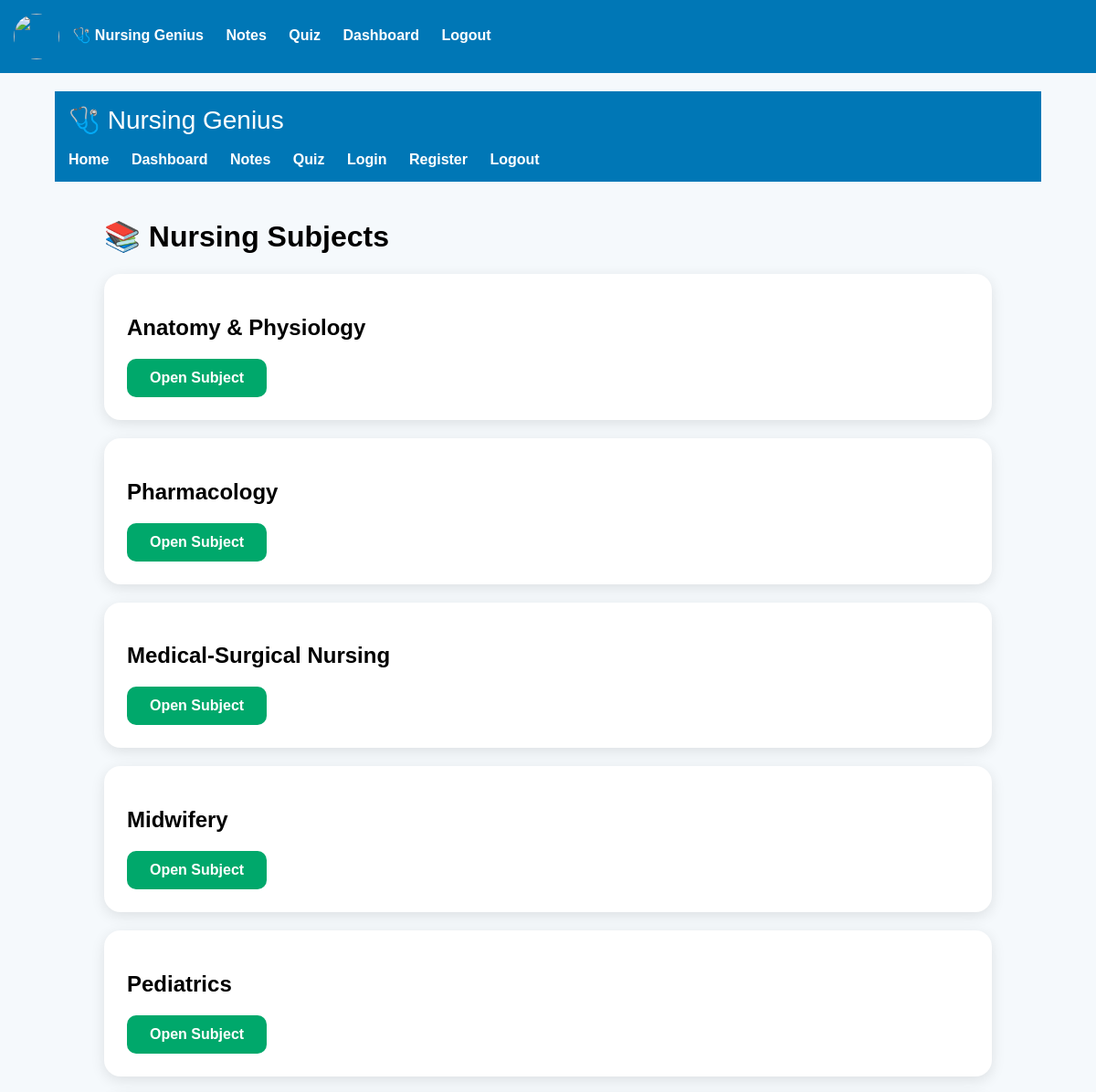
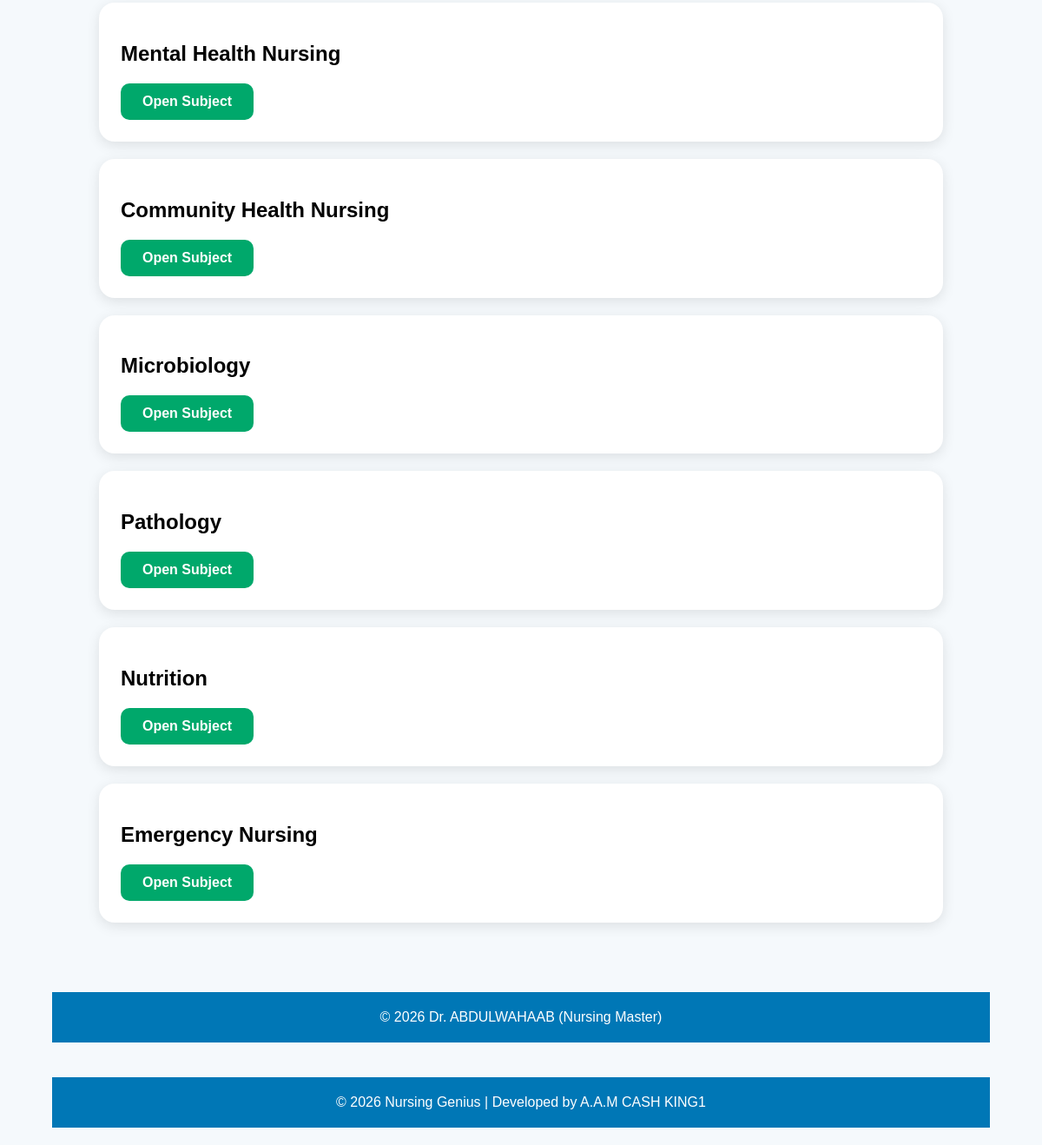
Page /subjects on the committed database (2 pictures, top to bottom).
### tables this page shows
CREATE TABLE subjects(
        id INTEGER PRIMARY KEY AUTOINCREMENT,
        name TEXT UNIQUE
    );

### app.py (the view)
@app.route("/subjects")
def subjects():
    connection = sqlite3.connect("nursing_genius.db")
    cursor = connection.cursor()
    cursor.execute("SELECT * FROM subjects")
    subjects = cursor.fetchall()
    connection.close()
    return render_template(
        "subjects.html",
        subjects=subjects
    )

### templates/subjects.html
{% extends "base.html" %}
{% block content %}
<h1>📚 Nursing Subjects</h1>
{% for subject in subjects %}
<div class="card">
<h2>{{ subject[1] }}</h2>
<a class="button" href="/subject/{{ subject[0] }}">
Open Subject
</a>
</div>
{% endfor %}
{% endblock %}

### static/style.css (style rules this page uses)
body { font-family: Arial, sans-serif; background:#f4f8fb; margin:0; padding:0; }
.card { background:white; padding:20px; margin-top:20px; border-radius:10px; box-shadow:0 2px 8px rgba(0,0,0,0.2); }

### templates/base.html (style rules this page uses)
body { margin:0; font-family:Arial,sans-serif; background:#f5f9fc; }
.card { background:white; padding:25px; margin:20px 0; border-radius:18px; box-shadow:0 4px 15px rgba(0,0,0,0.1); }
.button { display:inline-block; background:#00a86b; color:white; padding:12px 25px; border-radius:10px; text-decoration:none; font-weight:bold; transition:0.3s; }

### rows in the picture
subjects: name "Anatomy & Physiology"
subjects: name "Pharmacology"
subjects: name "Medical-Surgical Nursing"
subjects: name "Midwifery"
subjects: name "Pediatrics"
subjects: name "Mental Health Nursing"
subjects: name "Community Health Nursing"
subjects: name "Microbiology"
subjects: name "Pathology"
subjects: name "Nutrition"
subjects: name "Emergency Nursing"
